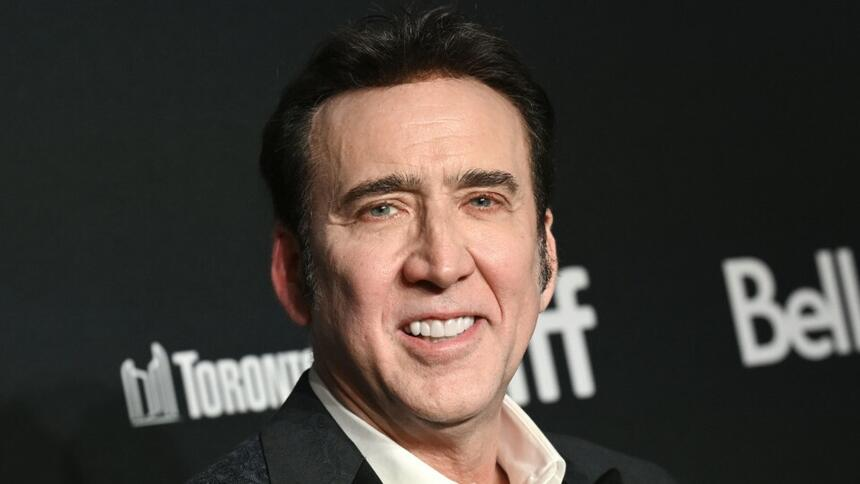
#> input picture TiOK-2025-KM/image.jpg, 860 x 484 px
$ python opencv_basic_getting_and_setting_pixels.py
#> lines starting #> are read from the running program, lines starting #| are printed output that depends on the picture; after the words box and inside, x2 and y2 are one past the last pixel; in counts of white or black regions, pixels touching at a corner belong together
import cv2

image = cv2.imread('image.jpg')
#> image is the input picture: shape (484, 860, 3); mean B, G, R 55.2, 60.8, 67.5
(h, w) = image.shape[:2]
#> h = 484; w = 860
cv2.imshow("Original", image)
cv2.waitKey(0)

(b, g, r) = image[0, 0]
#> b = 33; g = 34; r = 30
print("Pixel at (0, 0) - Red: {}, Green: {}, Blue: {}".format(r, g, b))
#| Pixel at (0, 0) - Red: 30, Green: 34, Blue: 33

# access the pixel located at x=50, y=20
(b, g, r) = image[20, 50]
#> b = 32; g = 33; r = 29
print("Pixel at (50, 20) - Red: {}, Green: {}, Blue: {}".format(r, g, b))
#| Pixel at (50, 20) - Red: 29, Green: 33, Blue: 32

# update the pixel at (50, 20) and set it to red
image[0,859] = (0, 0, 255)
#> image: shape (484, 860, 3); under 0.01% of pixels changed, all inside (x1, y1, x2, y2) = (859, 0, 860, 1)
(b, g, r) = image[0, 859]
#> b = 0; g = 0; r = 255
print("Pixel- Red: {}, Green: {}, Blue: {}".format( r, g, b))
#| Pixel- Red: 255, Green: 0, Blue: 0

cv2.imshow("Changed", image)
cv2.waitKey(0)

# compute the center of the image, which is simply the width and height
# divided by two
(cX, cY) = (w // 2, h // 2)
#> cX = 430; cY = 242

tl = image[0:cY, 0:cX]
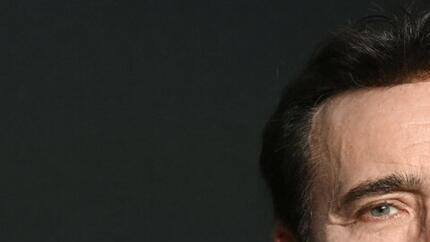
#> tl: shape (242, 430, 3); mean B, G, R 42.7, 48.4, 53.1
tr = image[0:cY, cX:w]
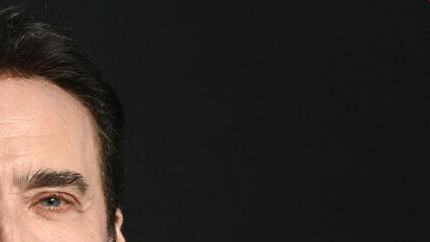
#> tr: shape (242, 430, 3); mean B, G, R 38.9, 45, 51.2
br = image[cY:h, cX:w]
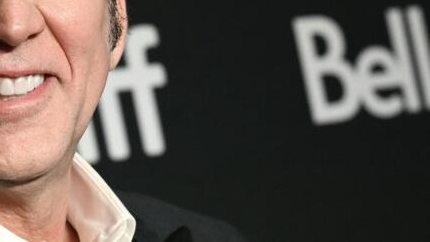
#> br: shape (242, 430, 3); mean B, G, R 77.1, 83.4, 93.3
bl = image[cY:h, 0:cX]
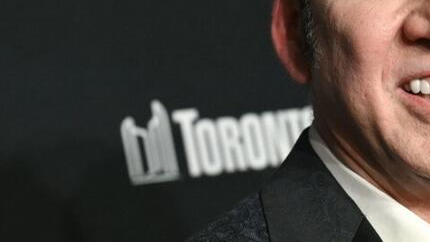
#> bl: shape (242, 430, 3); mean B, G, R 62, 66.5, 72.3
cv2.imshow("Top-Left Corner", tl)
cv2.imshow("Top-Right Corner", tr)
cv2.imshow("Bottom-Right Corner", br)
cv2.imshow("Bottom-Left Corner", bl)
cv2.waitKey(0)

#
image[0:cY, 0:cX] = (255, 0, 0)
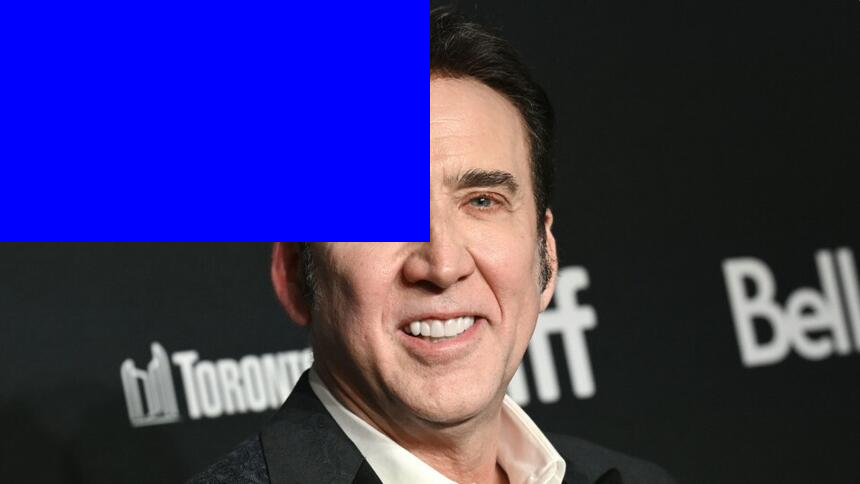
#> image: shape (484, 860, 3); mean B, G, R 108.3, 48.8, 54.2

cv2.imshow("Updated", image)
cv2.waitKey(0)

a = int(input(f"Podaj współrzędną x (0-{w-1}): "))
#> the answer given: 1
#> a = 1
b = int(input(f"Podaj współrzędną y (0-{h-1}): "))
#> the answer given: 1
#> b = 1

if 0 <= a < w and 0 <= b < h:
    image[b, a] = (0, 0, 0)
#> image: shape (484, 860, 3); under 0.01% of pixels changed, all inside (x1, y1, x2, y2) = (1, 1, 2, 2)
    (b, g, r) = image[a, b]
#> b = 0; r = 0
    cv2.imshow("black pixel", image)
    cv2.waitKey(0)
else:
    print("Błąd: Współrzędne poza zakresem obrazu.")

center_x, center_y = w// 2, h // 2
#> center_x = 430; center_y = 242

half_size = 50
x1, y1 = center_x - half_size, center_y - half_size
#> x1 = 380; y1 = 192
x2, y2 = center_x + half_size, center_y + half_size
#> x2 = 480; y2 = 292

image[y1:y2, x1:x2] = (0, 0, 255)
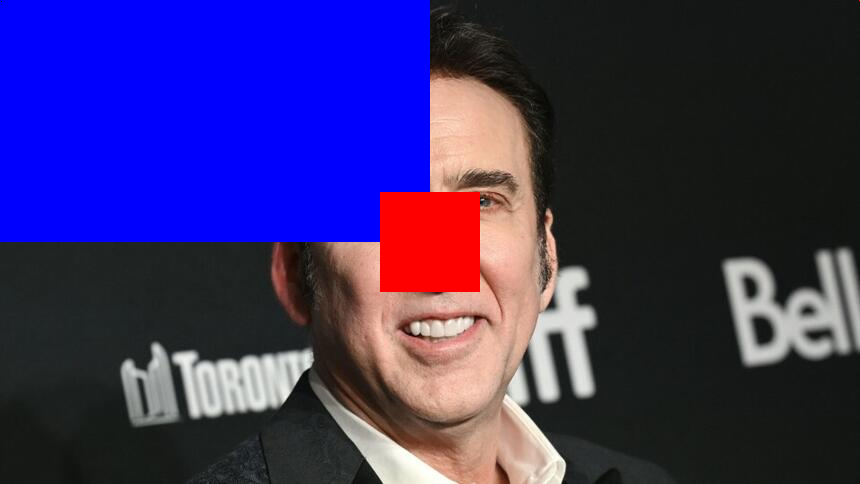
#> image: shape (484, 860, 3); mean B, G, R 104.5, 46.1, 56.7

cv2.imshow("Modified Image", image)
cv2.waitKey(0)

(tX, tY) = (w // 3, h // 3)
#> tX = 286; tY = 161
m =image[tY:2*tY,tX:tX*2]
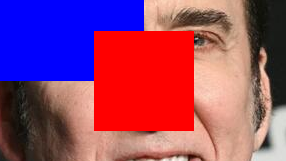
#> m: shape (161, 286, 3); mean B, G, R 110.5, 68.7, 144.9
cv2.imshow("a",m)
cv2.waitKey(0)
